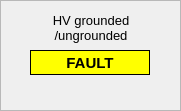
  <widget class="QFrame" name="frame_9" >
   <property name="geometry" >
    <rect>
     <x>180</x>
     <y>10</y>
     <width>181</width>
     <height>111</height>
    </rect>
   </property>
   <property name="frameShape" >
    <enum>QFrame::StyledPanel</enum>
   </property>
   <property name="frameShadow" >
    <enum>QFrame::Raised</enum>
   </property>
   <widget class="QLabel" name="lbFC_0" >
    <property name="geometry" >
     <rect>
      <x>25</x>
      <y>10</y>
      <width>132</width>
      <height>36</height>
     </rect>
    </property>
    <property name="font" >
     <font>
      <pointsize>10</pointsize>
      <weight>50</weight>
      <bold>false</bold>
     </font>
    </property>
    <property name="text" >
     <string>HV grounded
/ungrounded</string>
    </property>
    <property name="alignment" >
     <set>Qt::AlignCenter</set>
    </property>
   </widget>
   <widget class="CALabel" name="calbHV_1" >
    <property name="geometry" >
     <rect>
      <x>30</x>
      <y>50</y>
      <width>120</width>
      <height>25</height>
     </rect>
    </property>
    <property name="palette" >
     <palette>
      <active>
       <colorrole role="Window" >
        <brush brushstyle="SolidPattern" >
         <color alpha="255" >
          <red>0</red>
          <green>170</green>
          <blue>0</blue>
         </color>
        </brush>
       </colorrole>
      </active>
      <inactive>
       <colorrole role="Window" >
        <brush brushstyle="SolidPattern" >
         <color alpha="255" >
          <red>0</red>
          <green>170</green>
          <blue>0</blue>
         </color>
        </brush>
       </colorrole>
      </inactive>
      <disabled>
       <colorrole role="Window" >
        <brush brushstyle="SolidPattern" >
         <color alpha="255" >
          <red>239</red>
          <green>239</green>
          <blue>239</blue>
         </color>
        </brush>
       </colorrole>
      </disabled>
     </palette>
    </property>
    <property name="font" >
     <font>
      <pointsize>10</pointsize>
      <weight>75</weight>
      <bold>true</bold>
     </font>
    </property>
    <property name="autoFillBackground" >
     <bool>true</bool>
    </property>
    <property name="frameShape" >
     <enum>QFrame::Box</enum>
    </property>
    <property name="text" >
     <string>HV Ground</string>
    </property>
    <property name="alignment" >
     <set>Qt::AlignCenter</set>
    </property>
    <property name="pvname" >
     <string>EC1_PLCS_STAT_GROUND</string>
    </property>
    <property name="cmode" stdset="0" >
     <enum>CALabel::IfNotZero</enum>
    </property>
    <property name="fillcol" stdset="0" >
     <color>
      <red>0</red>
      <green>170</green>
      <blue>0</blue>
     </color>
    </property>
    <property name="truelabel" >
     <string>HV Grounded</string>
    </property>
    <property name="falselabel" >
     <string>HV Grounded</string>
    </property>
   </widget>
   <widget class="CALabel" name="calbHV_2" >
    <property name="geometry" >
     <rect>
      <x>30</x>
      <y>50</y>
      <width>120</width>
      <height>25</height>
     </rect>
    </property>
    <property name="palette" >
     <palette>
      <active>
       <colorrole role="Window" >
        <brush brushstyle="SolidPattern" >
         <color alpha="255" >
          <red>0</red>
          <green>170</green>
          <blue>0</blue>
         </color>
        </brush>
       </colorrole>
      </active>
      <inactive>
       <colorrole role="Window" >
        <brush brushstyle="SolidPattern" >
         <color alpha="255" >
          <red>0</red>
          <green>170</green>
          <blue>0</blue>
         </color>
        </brush>
       </colorrole>
      </inactive>
      <disabled>
       <colorrole role="Window" >
        <brush brushstyle="SolidPattern" >
         <color alpha="255" >
          <red>239</red>
          <green>239</green>
          <blue>239</blue>
         </color>
        </brush>
       </colorrole>
      </disabled>
     </palette>
    </property>
    <property name="font" >
     <font>
      <pointsize>10</pointsize>
      <weight>75</weight>
      <bold>true</bold>
     </font>
    </property>
    <property name="autoFillBackground" >
     <bool>true</bool>
    </property>
    <property name="frameShape" >
     <enum>QFrame::Box</enum>
    </property>
    <property name="text" >
     <string>HV Ground</string>
    </property>
    <property name="alignment" >
     <set>Qt::AlignCenter</set>
    </property>
    <property name="pvname" >
     <string>EC1_PLCS_STAT_UNGROUND</string>
    </property>
    <property name="cmode" stdset="0" >
     <enum>CALabel::IfNotZero</enum>
    </property>
    <property name="fillcol" stdset="0" >
     <color>
      <red>0</red>
      <green>170</green>
      <blue>0</blue>
     </color>
    </property>
    <property name="truelabel" >
     <string>HV Ungrounded</string>
    </property>
    <property name="falselabel" >
     <string>HV Ungrounded</string>
    </property>
   </widget>
   <widget class="QLabel" name="lbHV_3" >
    <property name="geometry" >
     <rect>
      <x>30</x>
      <y>50</y>
      <width>120</width>
      <height>25</height>
     </rect>
    </property>
    <property name="palette" >
     <palette>
      <active>
       <colorrole role="Base" >
        <brush brushstyle="SolidPattern" >
         <color alpha="255" >
          <red>255</red>
          <green>255</green>
          <blue>255</blue>
         </color>
        </brush>
       </colorrole>
       <colorrole role="Window" >
        <brush brushstyle="SolidPattern" >
         <color alpha="255" >
          <red>255</red>
          <green>255</green>
          <blue>0</blue>
         </color>
        </brush>
       </colorrole>
      </active>
      <inactive>
       <colorrole role="Base" >
        <brush brushstyle="SolidPattern" >
         <color alpha="255" >
          <red>255</red>
          <green>255</green>
          <blue>255</blue>
         </color>
        </brush>
       </colorrole>
       <colorrole role="Window" >
        <brush brushstyle="SolidPattern" >
         <color alpha="255" >
          <red>255</red>
          <green>255</green>
          <blue>0</blue>
         </color>
        </brush>
       </colorrole>
      </inactive>
      <disabled>
       <colorrole role="Base" >
        <brush brushstyle="SolidPattern" >
         <color alpha="255" >
          <red>255</red>
          <green>255</green>
          <blue>0</blue>
         </color>
        </brush>
       </colorrole>
       <colorrole role="Window" >
        <brush brushstyle="SolidPattern" >
         <color alpha="255" >
          <red>255</red>
          <green>255</green>
          <blue>0</blue>
         </color>
        </brush>
       </colorrole>
      </disabled>
     </palette>
    </property>
    <property name="font" >
     <font>
      <pointsize>11</pointsize>
      <weight>75</weight>
      <bold>true</bold>
     </font>
    </property>
    <property name="autoFillBackground" >
     <bool>true</bool>
    </property>
    <property name="frameShape" >
     <enum>QFrame::Box</enum>
    </property>
    <property name="text" >
     <string>FAULT</string>
    </property>
    <property name="alignment" >
     <set>Qt::AlignCenter</set>
    </property>
   </widget>
  </widget>
